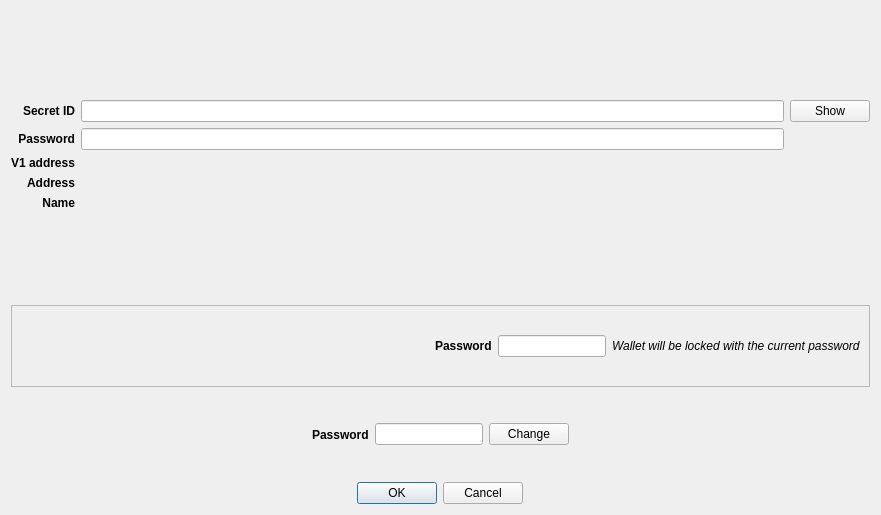
<?xml version="1.0" encoding="UTF-8"?>
<ui version="4.0">
 <class>V1WalletRestoreDialog</class>
 <widget class="QDialog" name="V1WalletRestoreDialog">
  <property name="geometry">
   <rect>
    <x>0</x>
    <y>0</y>
    <width>881</width>
    <height>515</height>
   </rect>
  </property>
  <property name="windowTitle">
   <string>V1 wallet restore</string>
  </property>
  <layout class="QVBoxLayout" name="verticalLayout">
   <item alignment="Qt::AlignHCenter">
    <widget class="QLabel" name="imagelabel">
     <property name="sizePolicy">
      <sizepolicy hsizetype="Preferred" vsizetype="Preferred">
       <horstretch>0</horstretch>
       <verstretch>0</verstretch>
      </sizepolicy>
     </property>
     <property name="minimumSize">
      <size>
       <width>0</width>
       <height>0</height>
      </size>
     </property>
     <property name="maximumSize">
      <size>
       <width>200</width>
       <height>200</height>
      </size>
     </property>
     <property name="sizeIncrement">
      <size>
       <width>0</width>
       <height>0</height>
      </size>
     </property>
     <property name="baseSize">
      <size>
       <width>0</width>
       <height>0</height>
      </size>
     </property>
     <property name="text">
      <string/>
     </property>
     <property name="pixmap">
      <pixmap resource="../../icons/tikka.slots.pyqt.resources.icons.index.qrc">:/images/safe_background</pixmap>
     </property>
     <property name="scaledContents">
      <bool>true</bool>
     </property>
     <property name="alignment">
      <set>Qt::AlignCenter</set>
     </property>
    </widget>
   </item>
   <item>
    <layout class="QGridLayout" name="gridLayout">
     <item row="3" column="1">
      <widget class="QLabel" name="addressValueLabel">
       <property name="text">
        <string/>
       </property>
      </widget>
     </item>
     <item row="4" column="0">
      <widget class="QLabel" name="nameLabel">
       <property name="font">
        <font>
         <weight>75</weight>
         <bold>true</bold>
        </font>
       </property>
       <property name="text">
        <string>Name</string>
       </property>
       <property name="alignment">
        <set>Qt::AlignRight|Qt::AlignTrailing|Qt::AlignVCenter</set>
       </property>
      </widget>
     </item>
     <item row="4" column="1">
      <widget class="QLabel" name="nameValueLabel">
       <property name="text">
        <string/>
       </property>
      </widget>
     </item>
     <item row="2" column="1">
      <widget class="QLabel" name="v1AddressValueLabel">
       <property name="text">
        <string/>
       </property>
      </widget>
     </item>
     <item row="2" column="0">
      <widget class="QLabel" name="v1AddressLabel">
       <property name="sizePolicy">
        <sizepolicy hsizetype="Preferred" vsizetype="Preferred">
         <horstretch>0</horstretch>
         <verstretch>0</verstretch>
        </sizepolicy>
       </property>
       <property name="font">
        <font>
         <weight>75</weight>
         <bold>true</bold>
        </font>
       </property>
       <property name="text">
        <string>V1 address</string>
       </property>
       <property name="alignment">
        <set>Qt::AlignRight|Qt::AlignTrailing|Qt::AlignVCenter</set>
       </property>
      </widget>
     </item>
     <item row="0" column="1">
      <widget class="QLineEdit" name="secretIDLineEdit">
       <property name="echoMode">
        <enum>QLineEdit::Password</enum>
       </property>
       <property name="readOnly">
        <bool>false</bool>
       </property>
      </widget>
     </item>
     <item row="3" column="0">
      <widget class="QLabel" name="addressLabel">
       <property name="font">
        <font>
         <weight>75</weight>
         <bold>true</bold>
        </font>
       </property>
       <property name="text">
        <string>Address</string>
       </property>
       <property name="alignment">
        <set>Qt::AlignRight|Qt::AlignTrailing|Qt::AlignVCenter</set>
       </property>
      </widget>
     </item>
     <item row="1" column="0">
      <widget class="QLabel" name="passwordIDLabel">
       <property name="font">
        <font>
         <weight>75</weight>
         <italic>false</italic>
         <bold>true</bold>
        </font>
       </property>
       <property name="text">
        <string>Password</string>
       </property>
       <property name="alignment">
        <set>Qt::AlignRight|Qt::AlignTrailing|Qt::AlignVCenter</set>
       </property>
      </widget>
     </item>
     <item row="0" column="0">
      <widget class="QLabel" name="secretIDLabel">
       <property name="sizePolicy">
        <sizepolicy hsizetype="Preferred" vsizetype="Preferred">
         <horstretch>0</horstretch>
         <verstretch>0</verstretch>
        </sizepolicy>
       </property>
       <property name="font">
        <font>
         <weight>75</weight>
         <bold>true</bold>
        </font>
       </property>
       <property name="text">
        <string>Secret ID</string>
       </property>
       <property name="alignment">
        <set>Qt::AlignRight|Qt::AlignTrailing|Qt::AlignVCenter</set>
       </property>
      </widget>
     </item>
     <item row="1" column="1">
      <widget class="QLineEdit" name="passwordIDLineEdit">
       <property name="echoMode">
        <enum>QLineEdit::Password</enum>
       </property>
      </widget>
     </item>
     <item row="0" column="2">
      <widget class="QPushButton" name="showButton">
       <property name="text">
        <string>Show</string>
       </property>
      </widget>
     </item>
    </layout>
   </item>
   <item>
    <widget class="QLabel" name="errorLabel">
     <property name="styleSheet">
      <string notr="true">color: red</string>
     </property>
     <property name="text">
      <string/>
     </property>
     <property name="alignment">
      <set>Qt::AlignCenter</set>
     </property>
    </widget>
   </item>
   <item>
    <widget class="QFrame" name="storedPasswordFrame">
     <property name="frameShape">
      <enum>QFrame::StyledPanel</enum>
     </property>
     <property name="frameShadow">
      <enum>QFrame::Raised</enum>
     </property>
     <layout class="QHBoxLayout" name="horizontalLayout_2">
      <item>
       <spacer name="horizontalSpacer_4">
        <property name="orientation">
         <enum>Qt::Horizontal</enum>
        </property>
        <property name="sizeHint" stdset="0">
         <size>
          <width>40</width>
          <height>20</height>
         </size>
        </property>
       </spacer>
      </item>
      <item alignment="Qt::AlignRight">
       <widget class="QLabel" name="storedPasswordLabel">
        <property name="font">
         <font>
          <weight>75</weight>
          <bold>true</bold>
         </font>
        </property>
        <property name="text">
         <string>Password</string>
        </property>
       </widget>
      </item>
      <item alignment="Qt::AlignHCenter">
       <widget class="QLineEdit" name="storedpasswordLineEdit">
        <property name="sizePolicy">
         <sizepolicy hsizetype="Fixed" vsizetype="Fixed">
          <horstretch>0</horstretch>
          <verstretch>0</verstretch>
         </sizepolicy>
        </property>
        <property name="maxLength">
         <number>20</number>
        </property>
        <property name="echoMode">
         <enum>QLineEdit::Password</enum>
        </property>
        <property name="alignment">
         <set>Qt::AlignCenter</set>
        </property>
        <property name="readOnly">
         <bool>true</bool>
        </property>
       </widget>
      </item>
      <item alignment="Qt::AlignLeft">
       <widget class="QLabel" name="storedPasswordHintLabel">
        <property name="font">
         <font>
          <italic>true</italic>
         </font>
        </property>
        <property name="text">
         <string>Wallet will be locked with the current password</string>
        </property>
       </widget>
      </item>
     </layout>
    </widget>
   </item>
   <item>
    <widget class="QFrame" name="passwordFrame">
     <layout class="QHBoxLayout" name="horizontalLayout">
      <item>
       <spacer name="horizontalSpacer">
        <property name="orientation">
         <enum>Qt::Horizontal</enum>
        </property>
        <property name="sizeHint" stdset="0">
         <size>
          <width>40</width>
          <height>20</height>
         </size>
        </property>
       </spacer>
      </item>
      <item>
       <widget class="QLabel" name="passwordLabel">
        <property name="sizePolicy">
         <sizepolicy hsizetype="Fixed" vsizetype="Preferred">
          <horstretch>0</horstretch>
          <verstretch>0</verstretch>
         </sizepolicy>
        </property>
        <property name="sizeIncrement">
         <size>
          <width>0</width>
          <height>0</height>
         </size>
        </property>
        <property name="font">
         <font>
          <weight>75</weight>
          <bold>true</bold>
         </font>
        </property>
        <property name="text">
         <string>Password</string>
        </property>
        <property name="alignment">
         <set>Qt::AlignLeading|Qt::AlignLeft|Qt::AlignVCenter</set>
        </property>
       </widget>
      </item>
      <item>
       <widget class="QLineEdit" name="passwordLineEdit">
        <property name="sizePolicy">
         <sizepolicy hsizetype="Fixed" vsizetype="Fixed">
          <horstretch>0</horstretch>
          <verstretch>0</verstretch>
         </sizepolicy>
        </property>
        <property name="maxLength">
         <number>20</number>
        </property>
        <property name="alignment">
         <set>Qt::AlignCenter</set>
        </property>
        <property name="readOnly">
         <bool>true</bool>
        </property>
       </widget>
      </item>
      <item>
       <widget class="QPushButton" name="passwordChangeButton">
        <property name="sizePolicy">
         <sizepolicy hsizetype="Fixed" vsizetype="Fixed">
          <horstretch>0</horstretch>
          <verstretch>0</verstretch>
         </sizepolicy>
        </property>
        <property name="text">
         <string>Change</string>
        </property>
        <property name="icon">
         <iconset resource="../../icons/tikka.slots.pyqt.resources.icons.index.qrc">
          <normaloff>:/icons/refresh_icon</normaloff>:/icons/refresh_icon</iconset>
        </property>
       </widget>
      </item>
      <item>
       <spacer name="horizontalSpacer_2">
        <property name="orientation">
         <enum>Qt::Horizontal</enum>
        </property>
        <property name="sizeHint" stdset="0">
         <size>
          <width>40</width>
          <height>20</height>
         </size>
        </property>
       </spacer>
      </item>
     </layout>
    </widget>
   </item>
   <item alignment="Qt::AlignHCenter">
    <widget class="QDialogButtonBox" name="buttonBox">
     <property name="orientation">
      <enum>Qt::Horizontal</enum>
     </property>
     <property name="standardButtons">
      <set>QDialogButtonBox::Cancel|QDialogButtonBox::Ok</set>
     </property>
    </widget>
   </item>
  </layout>
 </widget>
 <tabstops>
  <tabstop>secretIDLineEdit</tabstop>
  <tabstop>passwordIDLineEdit</tabstop>
  <tabstop>storedpasswordLineEdit</tabstop>
  <tabstop>passwordLineEdit</tabstop>
  <tabstop>passwordChangeButton</tabstop>
  <tabstop>showButton</tabstop>
 </tabstops>
 <resources>
  <include location="../../icons/tikka.slots.pyqt.resources.icons.index.qrc"/>
 </resources>
 <connections>
  <connection>
   <sender>buttonBox</sender>
   <signal>accepted()</signal>
   <receiver>V1WalletRestoreDialog</receiver>
   <slot>accept()</slot>
   <hints>
    <hint type="sourcelabel">
     <x>248</x>
     <y>254</y>
    </hint>
    <hint type="destinationlabel">
     <x>157</x>
     <y>274</y>
    </hint>
   </hints>
  </connection>
  <connection>
   <sender>buttonBox</sender>
   <signal>rejected()</signal>
   <receiver>V1WalletRestoreDialog</receiver>
   <slot>reject()</slot>
   <hints>
    <hint type="sourcelabel">
     <x>316</x>
     <y>260</y>
    </hint>
    <hint type="destinationlabel">
     <x>286</x>
     <y>274</y>
    </hint>
   </hints>
  </connection>
 </connections>
</ui>
